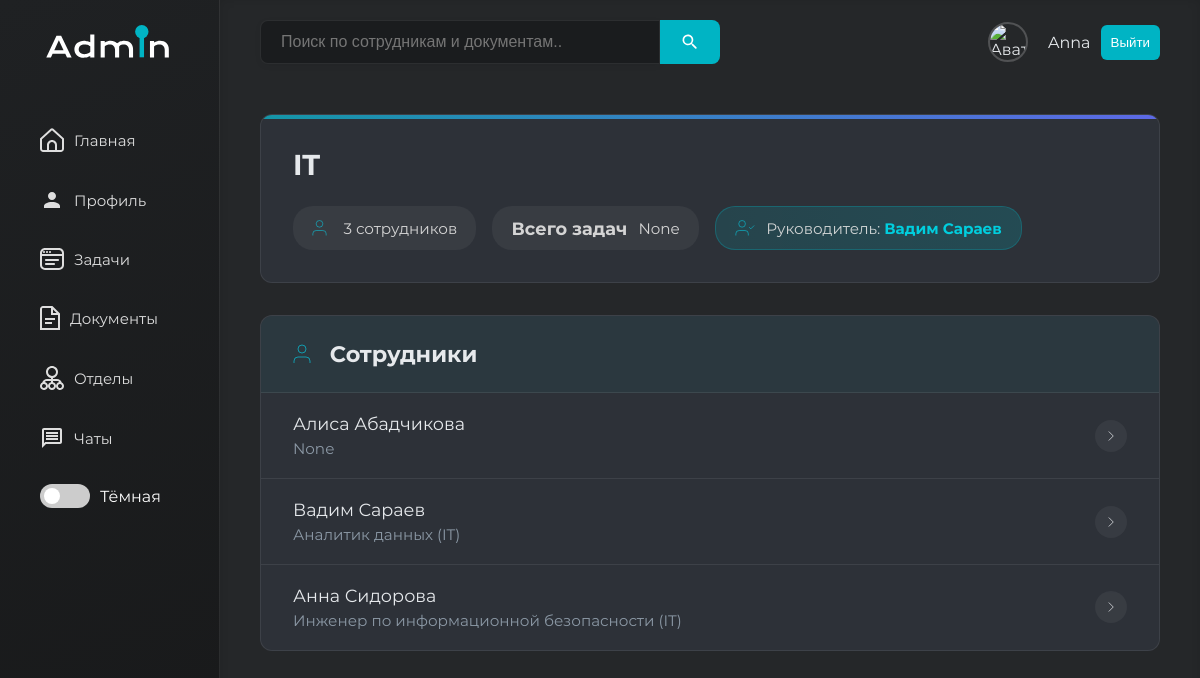
Page /departments/1/ (signed in) on the committed database.
### www/models.py (models this page shows, shortened)
class User(AbstractUser):
    telephone = models.CharField(max_length=15)
    position = models.ForeignKey(
        Position,
        on_delete=models.SET_NULL,
        null=True,
        blank=True,
        verbose_name="Должность"
    )
    department = models.ForeignKey(
        Department,
        on_delete=models.SET_NULL,
        null=True,
        blank=True,
        verbose_name="Отдел"
    )
    avatar = models.ImageField(upload_to='avatars/', null=True, blank=True)
    first_name = models.CharField(max_length=150, verbose_name="Имя")
    last_name = models.CharField(max_length=150, verbose_name="Фамилия")
    role = models.ForeignKey(
        Role,
        on_delete=models.SET_NULL,
        null=True,
        blank=True,
        verbose_name="Роль"
    )

class Department(models.Model):
    name = models.CharField(max_length=100, unique=True)
    def get_leader(self):
        manager_role = Role.objects.filter(name=ROLE_MANAGER).first()
        return User.objects.filter(department=self, role=manager_role).first()

class Position(models.Model):
    title = models.CharField(max_length=100)
    department = models.ForeignKey(Department, on_delete=models.CASCADE, related_name='positions')
    def __str__(self):
        return f"{self.title} ({self.department.name})"

### www/views.py (the view)
# urls.py: path('departments/<int:pk>/', DepartmentDetailView.as_view(), name='department_detail'),  # Страница отдела
class DepartmentDetailView(LoginRequiredMixin, DetailView):
    model = Department
    template_name = 'department_detail.html'
    context_object_name = 'department'
    def get_context_data(self, **kwargs):
        context = super().get_context_data(**kwargs)
        department = self.get_object()
        context['employees'] = User.objects.filter(department=department).select_related('position')
        if self.request.user.role.name == ROLE_ADMIN:
            context['dept_task_count'] = Task.objects.filter(user__department=department).count()
        else:
            context['dept_task_count'] = None
        return context

### templates/department_detail.html (shortened to what this page needs)
{% extends 'base.html' %}
{% block main %}
    <div class="department-page">
        <div class="department-header">
            <h2 class="department-title">{{ department.name }}</h2>
            <div class="department-meta">
                <div class="meta-item">
                    <svg width="20" height="20" viewBox="0 0 24 24" fill="none" stroke="currentColor">
                        <path d="M17 21v-2a4 4 0 0 0-4-4H5a4 4 0 0 0-4 4v2"></path>
                        <circle cx="9" cy="7" r="4"></circle>
                    </svg>
                    <span>{{ employees|length }} сотрудник{{ employees|length|pluralize:"а,ов" }}</span>
                </div>
            <div class="meta-item">
                            <h3>Всего задач</h3>
                            <p>{{ dept_task_count }}</p>
                        </div>
                <div class="meta-item leader-item">
                    <svg width="20" height="20" viewBox="0 0 24 24" fill="none" stroke="currentColor">
                        <path d="M16 21v-2a4 4 0 0 0-4-4H5a4 4 0 0 0-4 4v2"></path>
                        <circle cx="8.5" cy="7" r="4"></circle>
                        <path d="M17 11l2 2 4-4"></path>
                    </svg>
                    <span>
                        {% with department.get_leader as leader %}
                            {% if leader %}
                                Руководитель:
                                <a href="{% url 'user_profile' leader.username %}">
                                    <strong>{{ leader.first_name }} {{ leader.last_name }}</strong>
                                </a>
                            {% else %}
                                Руководитель не назначен
                            {% endif %}
                        {% endwith %}
                    </span>
                </div>
            </div>
        </div>
        <div class="employee-section">
            <h3 class="employee-title">
                <svg width="24" height="24" viewBox="0 0 24 24" fill="none" stroke="currentColor">
                    <path d="M17 21v-2a4 4 0 0 0-4-4H5a4 4 0 0 0-4 4v2"></path>
                    <circle cx="9" cy="7" r="4"></circle>
                </svg>
                Сотрудники
            </h3>
            {% if employees %}
                <div class="employee-list">
                    {% for employee in employees %}
                        <a href="{% url 'user_profile' employee.username %}" class="employee-row">
                            <div class="employee-info">
                                <div class="employee-name">{{ employee.first_name }} {{ employee.last_name }}</div>
                                <div class="employee-position">{{ employee.position }}</div>
                            </div>
                            <div class="employee-arrow">
                                <svg width="18" height="18" viewBox="0 0 24 24" fill="none" stroke="currentColor">
                                    <path d="M9 18l6-6-6-6"></path>
                                </svg>
                            </div>
                        </a>
                    {% endfor %}
                </div>
            {% endif %}
        </div>
    </div>
{% endblock %}

### templates/base.html (shortened to what this page needs)
{% load static %}
<!DOCTYPE html>
<html lang="en" data-theme="dark">
<head>
    <link rel="stylesheet" href="{% static 'css/dashboard.css' %}">
</head>
<body>
<div id="wrapper">
    <div id="sidebar" class="expanded">
        <div class="logo">
        </div>
        <ul class="nav">
            <li><a href="{% url 'main' %}">
                <span class="nav-text">Главная</span></a></li>
            {% if user.is_authenticated %}
                <li><a href="{% url  'profile' %}">
                    <svg style="margin-right: 10px" width="24" height="24" viewBox="0 0 24 24" fill="none"
                         xmlns="http://www.w3.org/2000/svg">
                        <path d="M12 4C9.79 4 8 5.79 8 8C8 10.21 9.79 12 12 12C14.21 12 16 10.21 16 8C16 5.79 14.21 4 12 4ZM12 14C7.58 14 4 15.79 4 18V20H20V18C20 15.79 16.42 14 12 14Z"
                              fill="#DEDEDE"/>
                    </svg>
                    <span class="nav-text">Профиль</span></a></li>
                <li><a href="{% url 'task' %}">
                    <span class="nav-text">Задачи</span></a></li>
                <li><a href="{% url 'documents' %}">
                    <span class="nav-text">Документы</span></a></li>
                <li><a href="{% url 'department_list' %}">
                    <span class="nav-text">Отделы</span></a></li>
                <li><a href="{% url 'chats' %}">
                    <svg style="margin-right: 10px" width="24" height="24" viewBox="0 0 24 24" fill="none"
                         xmlns="http://www.w3.org/2000/svg">
                        <path d="M20 2H4C2.9 2 2 2.9 2 4V22L6 18H20C21.1 18 22 17.1 22 16V4C22 2.9 21.1 2 20 2ZM20 16H5.17L4 17.17V4H20V16ZM6 12H18V14H6V12ZM6 9H18V11H6V9ZM6 6H18V8H6V6Z"
                              fill="#DEDEDE"/>
                    </svg>
                    <span class="nav-text">Чаты</span></a>
                </li>
            {% endif %}
            <li>
                <div class="theme-switcher">
                    <label class="switch">
                        <span class="slider round"></span>
                    </label>
                    <span id="themeLabel">Тёмная</span>
                </div>
            </li>
        </ul>
    </div>
    <div id="main-content">
        <header>
            <form method="GET" action="{% url 'search' %}" class="search-form">
                <input type="text"
                       name="query"
                       placeholder="Поиск по сотрудникам и документам.."
                       value="{{ request.GET.query|default_if_none:'' }}">
                <button type="submit" class="search">
                </button>
            </form>
            <div class="profile">
                {% if user.avatar %}
                    <img src="{{ user.avatar.url }}" alt="Аватар" style="max-width: 150px; max-height: 150px;">
                {% else %}
                    <img src="{% static 'img/default-avatar.png' %}" alt="Аватар по умолчанию"
                         style="max-width: 150px; max-height: 150px;">
                {% endif %}
                {% if user.is_authenticated %}
                    {{ user.username }}
                {% else %}
                    Гость
                {% endif %}
                {% if user.is_authenticated %}
                    <button><a href="{% url 'logout' %}">Выйти</a></button>
                {% else %}
                    <button><a href="{% url 'login' %}">Войти</a></button>
                {% endif %}
            </div>
        </header>
        <section class="dashboard">
            {% block main %}
            {% endblock %}
        </section>
    </div>
</div>
</body>
</html>

### static/css/dashboard.css (style rules this page uses)
:root { --accent-color: #00B4C4; --bg-primary: #F5F5F5; --bg-secondary: #FFFFFF; --bg-sidebar: linear-gradient(160deg, #1f2123 0%, #18191a 100%); --border-color: #e0e0e0; --card-bg: #FFFFFF; --card-shadow: 0 2px 10px rgba(0, 0, 0, 0.05); --icon-filter: none; --sidebar-light-active: rgba(0, 180, 196, 0.25); --sidebar-light-bg: linear-gradient(160deg, #f5f7fa 0%, #00b4c4 100%); --sidebar-light-border: rgba(0, 0, 0, 0.08); --sidebar-light-hover: rgba(0, 180, 196, 0.15); --sidebar-light-text: #333; --text-primary: #333; --text-secondary: #555; }
[data-theme="dark"] { --bg-primary: #252729; --bg-secondary: #1A1C1E; --bg-sidebar: linear-gradient(160deg, #1f2123 0%, #18191a 100%); --border-color: rgba(255, 255, 255, 0.08); --card-bg: #1E2022; --card-shadow: 0 2px 10px rgba(0, 0, 0, 0.2); --icon-filter: invert(100%) sepia(0%) saturate(0%) hue-rotate(93deg) brightness(103%) contrast(103%); --text-primary: #DDDDDD; --text-secondary: #AAAAAA; }
* { margin: 0; padding: 0; box-sizing: border-box; }
h1, h2 { font-family: 'Montserrat'; font-weight: 400; }
body { font-family: 'Montserrat', sans-serif; font-weight: 400; background-color: var(--bg-primary); color: var(--text-primary); transition: background-color 0.3s ease, color 0.3s ease; }
button { background-color: var(--accent-color); padding: 10px; color: white; border: none; border-radius: 6px; cursor: pointer; }
a { text-decoration: none; color: white; }
#main-content { flex-grow: 1; background-color: var(--bg-primary); padding: 20px 40px; height: 100vh; overflow-y: auto; box-shadow: inset 0px 0px 10px rgba(0, 0, 0, 0.1); }
.search-form { display: flex; flex: 1; min-width: 200px; max-width: 100%; }
.search-form input[type="text"] { padding: 12px 20px; font-size: 16px; border: 1px solid var(--border-color); border-radius: 8px 0 0 8px; outline: none; transition: border-color 0.3s ease; background-color: var(--bg-secondary); color: var(--text-primary); width: 100%; max-width: 400px; box-shadow: 0 2px 6px rgba(0, 0, 0, 0.05); }
.search-form .search { background-color: var(--accent-color); border: none; border-radius: 0 8px 8px 0; padding: 0 20px; cursor: pointer; display: flex; align-items: center; justify-content: center; transition: background-color 0.3s ease; min-width: 50px; }
#sidebar, header, .profile, input { transition: all 0.4s cubic-bezier(0.4, 0, 0.2, 1); }
.dashboard { animation: cardEntrance 0.6s ease-out both; padding: 30px 0px; }
header { display: flex; justify-content: space-between; align-items: center; margin-bottom: 20px; }
header a { text-decoration: none; color: #ffffff; }
header input[type="text"] { width: 100%; padding: 10px 15px; max-width: 400px; font-size: 16px; border: 1px solid var(--border-color); border-radius: 15px; outline: none; transition: border-color 0.3s ease; background-color: var(--bg-secondary); color: var(--text-primary); }
header .profile { display: flex; align-items: center; color: var(--text-primary); gap: 10px; transition: all 0.3s ease; }
header .profile img { width: 40px; height: 40px; border-radius: 50%; margin-right: 10px; border: 2px solid rgba(255, 255, 255, 0.2); }
.theme-switcher { display: flex; align-items: center; gap: 10px; margin: 20px; }
.switch { position: relative; display: inline-block; width: 50px; height: 24px; }
.slider { position: absolute; cursor: pointer; top: 0; left: 0; right: 0; bottom: 0; background-color: #ccc; transition: .4s; }
.slider:before { position: absolute; content: ""; height: 16px; width: 16px; left: 4px; bottom: 4px; background-color: white; transition: .4s; }
.slider.round { border-radius: 24px; }
.slider.round:before { border-radius: 50%; }
#wrapper { display: flex; }
#sidebar { min-width: 220px; height: 100vh; background: var(--bg-sidebar); color: white; display: flex; flex-direction: column; transition: all 0.4s cubic-bezier(0.4, 0, 0.2, 1); border-right: 1px solid rgba(255, 255, 255, 0.08); overflow: hidden; padding: 25px 0; position: relative; }
#sidebar .logo { text-align: center; transition: opacity 0.3s ease, transform 0.3s ease; margin-bottom: 40px; }
#sidebar .nav li { padding: 0 20px; margin: 8px 0; position: relative; transition: all 0.3s cubic-bezier(0.4, 0, 0.2, 1); list-style: none; }
#sidebar .nav li a { display: flex; align-items: center; padding: 14px 20px; border-radius: 8px; color: rgba(255, 255, 255, 0.85); font-size: 15px; font-weight: 500; transition: all 0.3s ease; background: transparent; position: relative; overflow: hidden; }

### rows in the picture
User: username "Anna", first_name "Анна", last_name "Сидорова", position "Инженер по информационной безопасности (IT)"
Department: name "IT"
User: first_name "Вадим", last_name "Сараев", position "Аналитик данных (IT)"
User: first_name "Алиса", last_name "Абадчикова", position "None"

### other values in the picture
{{ employees|length }} "3"
{{ dept_task_count }} "None"
